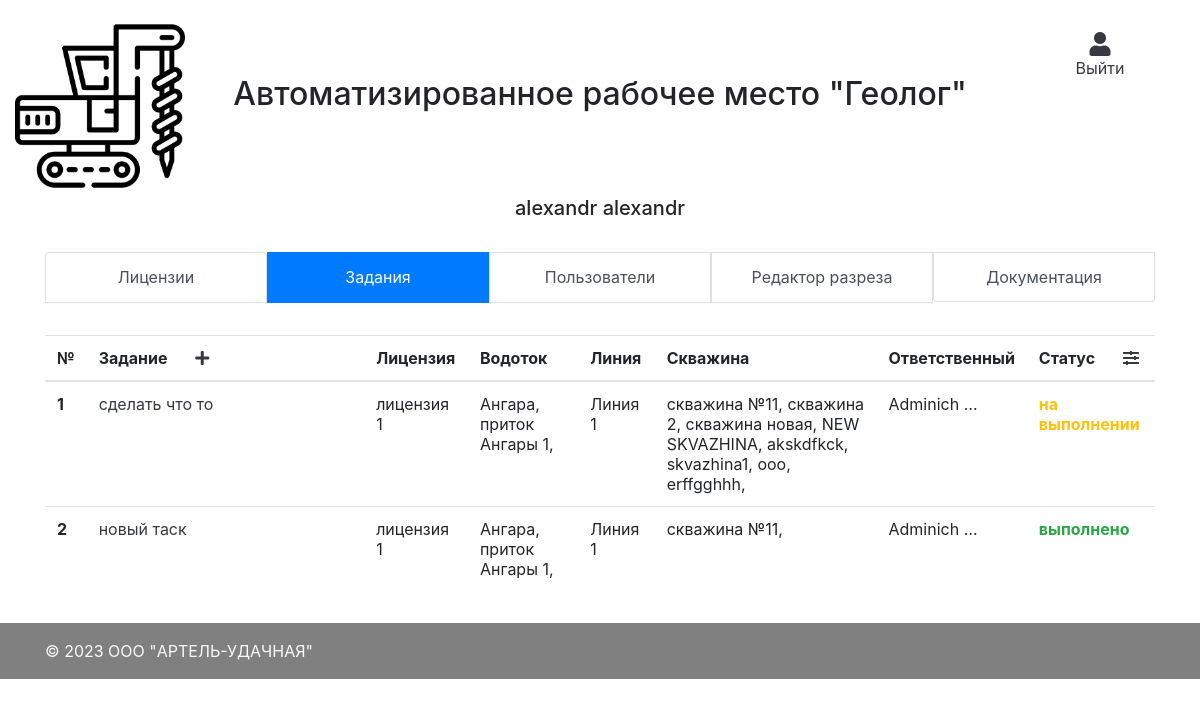
The app's page / (signed in) with its own data.
### main/models.py (models this page shows, shortened)
class CustomUser(AbstractBaseUser, PermissionsMixin):
    username = models.CharField("Логин пользователя", max_length=50, unique=True)
    first_name = models.CharField("Имя", max_length=50)
    last_name = models.CharField("Фамилия", max_length=50)
    patronymic = models.CharField("Отчество", max_length=50, default="нет")
    team = models.ForeignKey(Team, verbose_name="Номер бригады", on_delete=models.CASCADE, null=True)
    phone_number = models.CharField("Номер телефона", max_length=50, default="Не указано")
    email = models.EmailField(verbose_name="Email", max_length=255, unique=True, blank=True, null=True)
    role = models.ForeignKey(Role, on_delete=models.CASCADE, verbose_name="Должность")
    is_superuser = models.BooleanField(default=False)
    is_active = models.BooleanField(default=True)
    is_admin = models.BooleanField(default=False)
    objects = CustomUserManager()
    created_at = models.DateTimeField("Дата создания", auto_now_add=True)
    updated_at = models.DateTimeField("Дата обновления", auto_now=True)
    USERNAME_FIELD = 'username'
    REQUIRED_FIELDS = ['password']
    def __str__(self):
        return self.last_name + " " + self.first_name
    def has_perm(self, perm, obj=None):
        return True
    class Meta:
        verbose_name = "Пользователь"
        verbose_name_plural = "Пользователи"

class Task(models.Model):
    short_name = models.CharField("Брифинг", max_length=255)
    description = models.TextField("Текст задания")
    license = models.ForeignKey(License, on_delete=models.CASCADE, verbose_name="Лицензия")
    line = models.ForeignKey(Line, on_delete=models.CASCADE, verbose_name="Линия")
    wells = models.ManyToManyField(Well, through='WellTask', through_fields=('task', 'well'), verbose_name="Скважины")
    responsible = models.ForeignKey(CustomUser, on_delete=models.CASCADE, verbose_name="Ответственный")
    status = models.ForeignKey(TaskStatus, on_delete=models.CASCADE, verbose_name="Статус")
    comment = models.TextField("Комментарий", null=True, blank=True)
    created_at = models.DateTimeField("Дата создания", auto_now_add=True)
    updated_at = models.DateTimeField("Дата обновления", auto_now=True)
    class Meta:
        verbose_name = "Задание"
        verbose_name_plural = "Задания"

class License(models.Model):
    short_name = models.CharField("Наименование", max_length=255)
    name = models.TextField("Полное наименование")
    geologist = models.ForeignKey(CustomUser, related_name='geologist_id', on_delete=models.SET_NULL, verbose_name="Геолог", null=True)
    status = models.ForeignKey(LicenseStatus, on_delete=models.CASCADE, verbose_name="Статус")
    used_enginery = models.TextField("Используемая техника", null=True, default="Не назначено")
    watercourses = models.ManyToManyField(WaterCourse, through='LicenseWaterCourse', through_fields=('license', 'watercourse'), verbose_name="Водотоки", blank=True)
    lines = models.ManyToManyField(Line, through='LineLicenseWaterCourse', through_fields=('license', 'line'), verbose_name="Водотоки", blank=True)
    comment = models.TextField("Комментарий", null=True, blank=True)
    created_at = models.DateTimeField("Дата создания", auto_now_add=True)
    updated_at = models.DateTimeField("Дата обновления", auto_now=True)
    class Meta:
        verbose_name = "Лицензия"
        verbose_name_plural = "Лицензии"

class WaterCourse(models.Model):
    name = models.CharField("Наименование", max_length=255)
    created_at = models.DateTimeField("Дата создания", auto_now_add=True)
    updated_at = models.DateTimeField("Дата обновления", auto_now=True)
    def __str__(self):
        return self.name
    class Meta:
        verbose_name = "Водоток"
        verbose_name_plural = "Водотоки"

class Line(models.Model):
    name = models.CharField("Наименование", max_length=50)
    watercourse = models.ForeignKey(WaterCourse, on_delete=models.CASCADE, verbose_name="Водоток", null=True)
    def __str__(self):
        return self.name
    class Meta:
        verbose_name = "Линия"
        verbose_name_plural = "Линии"

class Well(models.Model):
    name = models.CharField("Наименование", max_length=255, unique=True)
    description = models.TextField("Описание", null=True, blank=True)
    comment = models.TextField("Комментарий", null=True, blank=True)
    x = models.FloatField("x", null=True, blank=True)
    y = models.FloatField("y", null=True, blank=True)
    z = models.FloatField("z", null=True, blank=True)
    line = models.ForeignKey(Line, verbose_name="Линия", on_delete=models.CASCADE, null=True)
    pillar_photo = models.ImageField("Фото штаги", upload_to='images/', null=True)
    created_at = models.DateTimeField("Дата создания", auto_now_add=True)
    updated_at = models.DateTimeField("Дата обновления", auto_now=True)
    def __str__(self):
        return self.name
    class Meta:
        verbose_name = "Скважина"
        verbose_name_plural = "Скважины"
        unique_together = ('name', 'line',)

class TaskStatus(models.Model):
    name = models.CharField("Наименование", max_length=50)
    def __str__(self):
        return self.name
    class Meta:
        verbose_name = "Статус задания"
        verbose_name_plural = "Статусы заданий"

### main/views.py (the view)
# urls.py: path('', views.MainMenuView.as_view(), name="index"),
class MainMenuView(LoginRequiredMixin, PermissionRequiredMixin, ListView):
    permission_required = 'main.add_license'
    template_name = "main/main_menu.html"
    queryset = models.Well
    def get_queryset(self):
        user = self.request.user.get_all_permissions()
        if self.request.user.has_perm('main.add_license'):
            print("DA")
        else:
            print("NET")
        if self.request.GET.get("target") == "objects":
            queryset = models.License.objects.all()
            if self.request.GET.get('order'):
                ordering = self.request.GET.get('order')
                queryset = models.License.objects.order_by(ordering).all()
        elif self.request.GET.get("target") == "users":
            queryset = models.CustomUser.objects.exclude(is_admin=True).all()
        elif self.request.GET.get("target") == "documents":
            queryset = models.Documentation.objects.order_by('-id').all()
        elif self.request.GET.get("target") == "mine":
            queryset = models.Mine.objects.all()
        else:
            queryset = models.Task.objects.all()
            if self.request.GET.get('order'):
                ordering = self.request.GET.get('order')
                queryset = models.Task.objects.order_by(ordering).all()
        return queryset
    def get_context_data(self, **kwargs):
        context = super().get_context_data(**kwargs)
        context['target'] = self.request.GET.get('target')
        return context

### templates/main/main_menu.html (shortened to what this page needs)
{% extends "layout.html" %}
{% block content %}
    <div class="col-12">
      <div class="list-group d-flex flex-md-row flex-column" id="list-tab" role="tablist">
        <a class="list-group-item list-group-item-action text-center {% if target == 'objects' %}active{% endif %}" id="list-home-list" href="/main_menu?target=objects">Лицензии</a>
        <a class="list-group-item list-group-item-action text-center {% if target == 'tasks' or target == None %}active{% endif %}" id="list-profile-list" href="/main_menu?target=tasks">Задания</a>
        <a class="list-group-item list-group-item-action text-center {% if target == 'users' %}active{% endif %}" id="list-messages-list" href="/main_menu?target=users">Пользователи</a>
        <a class="list-group-item list-group-item-action text-center {% if target == 'mine' %}active{% endif %}" id="list-settings-list" href="/main_menu?target=mine">Редактор разреза</a>
        <a class="list-group-item list-group-item-action text-center {% if target == 'documents' %}active{% endif %}" id="list-settings-list" href="/main_menu?target=documents">Документация</a>
      </div>
    </div>
    <div class="col-12 mt-3">
    </div>
    <div class="col-12 my-3">
      <table class="table table-responsive table-hover">
        {% if target == 'objects' %}
          {% include 'main/main_menu_partials/objects_partial.html' %}
        {% elif target == 'tasks' %}
          {% include 'main/main_menu_partials/tasks_partial.html' %}
        {% elif target == 'users' %}
          {% include 'main/main_menu_partials/users_partial.html' %}
        {% elif target == 'mine' %}
          {% include 'main/main_menu_partials/mine_partial.html' %}
        {% elif target == 'documents' %}
          {% include 'main/main_menu_partials/documents_partial.html' %}
        {% else %}
          {% include 'main/main_menu_partials/tasks_partial.html' %}
        {% endif %}
      </table>
    </div>
{% endblock %}

### templates/layout.html (shortened to what this page needs)
<html lang="en">
    <head>
        <link rel="stylesheet" href="https://maxcdn.bootstrapcdn.com/bootstrap/4.0.0/css/bootstrap.min.css">
        <link rel="stylesheet" href="https://cdnjs.cloudflare.com/ajax/libs/font-awesome/5.15.4/css/all.min.css" />
        <link rel="stylesheet" href="/static/css/main.scss" />
    </head>
    <body class="d-flex flex-column min-vh-100">
      <div class="container-fluid navbar-light bg-navbar-main">
        <div class="row">
            <div class="col-12 col-lg-2 text-center mt-3">
              <a href="/"><img class="img-fluid navbar-brand" src="/static/images/navbar_brand.png"></a>
            </div>
            <div class="col-12 col-lg-8 justify-content-center d-flex align-items-center">
              <h2>Автоматизированное рабочее место "Геолог"</h2>
            </div>
            <div class="col-12 col-lg-2 text-center mt-3">
              <ul class="d-none d-lg-block navbar-nav mr-auto mt-2 ml-3 ml-md-0 mt-lg-0 justify-content-center">
                {% if request.user.is_authenticated %}
                  <li class="nav-item dropdown">
                    <a class="nav-link d-flex flex-column text-dark mt-2" href="/logout">
                      <i class="fa fa-user" aria-hidden="true" style="font-size: 24px;"></i> Выйти
                    </a>
                  </li>
                {% else %}
                  {% comment %} <li class="nav-item m-lg-0">
                    <i class="fa fa-user" aria-hidden="true" style="font-size: 24px;">Войти</i>
                  </li> {% endcomment %}
                {% endif %}
              </ul>
            </div>
            <div class="col-12 col-lg-12 justify-content-center d-flex align-items-center">
              <h5 class="text-center">
                {% if request.user.is_authenticated %}
                  {{ request.user.first_name }} {{ request.user.last_name }}
                {% else %}
                  {% comment %} <li class="nav-item m-lg-0">
                    <i class="fa fa-user" aria-hidden="true" style="font-size: 24px;">Войти</i>
                  </li> {% endcomment %}
                {% endif %}
              </h5>
            </div>
        </div>
      </div>
      <div class="container mt-4">
          <div class="row">
              {% block content %}{% endblock %}
          </div>
      </div>
      <footer class="mt-auto py-3" style="background-color: #808080">
        <div class="container">
          <span class="text-light">© 2023 OOO "АРТЕЛЬ-УДАЧНАЯ"</span>
        </div>
      </footer>
    </body>
</html>

### templates/main/main_menu_partials/tasks_partial.html
{% block content %}
  <thead class="bg-navbar-main">
    <tr>
      <th scope="col">№</th>
      <th class="w-25" scope="col">Задание <a href="/tasks/add" class="ml-4 text-dark"><i class="fas fa-plus"></i></a></th>
      <th scope="col">Лицензия</th>
      <th scope="col">Водоток</th>
      <th scope="col">Линия</th>
      <th scope="col">Скважина</th>
      <th scope="col">Ответственный</th>
      <th scope="col">Статус <a href="?target=tasks&order={% if request.GET.order == 'status' %}-status{% else %}status{% endif %}" class="ml-4 text-dark"><i class="fa fa-sliders-h" aria-hidden="true"></i></a></th>
    </tr>
  </thead>
  <tbody>
    {% for task in object_list %}
      <tr>
        <th scope="row">{{ forloop.counter }}</th>
        <td><a href="/tasks/{{ task.id }}" class="text-dark">{{ task.short_name }}</a></td>
        <td>{{ task.license.short_name|truncatechars:10 }}</td>
        <td>
          {% for watercourse in task.license.watercourses.all %}
            {{ watercourse }},
          {% endfor %}
        </td>
        <td>{{ task.line }}</td>
        <td>
          {% for well in task.wells.all %}
            {{ well }},
          {% endfor %}
        </td>
        <td>{{ task.responsible|truncatechars:10 }}</td>
        <td>
          {% if task.status.name == 'не назначено' %}
            <b class="text-danger">{{ task.status }}</b>
          {% elif task.status.name == 'на выполнении' %}
            <b class="text-warning">{{ task.status }}</b>
          {% elif task.status.name == 'выполнено' %}
            <b class="text-success">{{ task.status }}</b>
          {% else %}
            <b class="">{{ task.status }}</b>
          {% endif %}
        </td>
      </tr>
    {% endfor %}
  </tbody>
{% endblock %}

### records on screen
CustomUser: user.first_name "alexandr", user.last_name "alexandr"
Task: short_name "сделать что то", license.short_name "лицензия 1", line "Линия 1", responsible "Adminich …", status "на выполнении"
WaterCourse: name "Ангара"
WaterCourse: name "приток Ангары 1"
Well: name "скважина №11"
Well: name "скважина 2"
Well: name "скважина новая"
Well: name "NEW SKVAZHINA"
Well: name "akskdfkck"
Well: name "skvazhina1"
Well: name "ooo"
Well: name "erffgghhh"
Task: short_name "новый таск", license.short_name "лицензия 1", line "Линия 1", responsible "Adminich …", status "выполнено"
